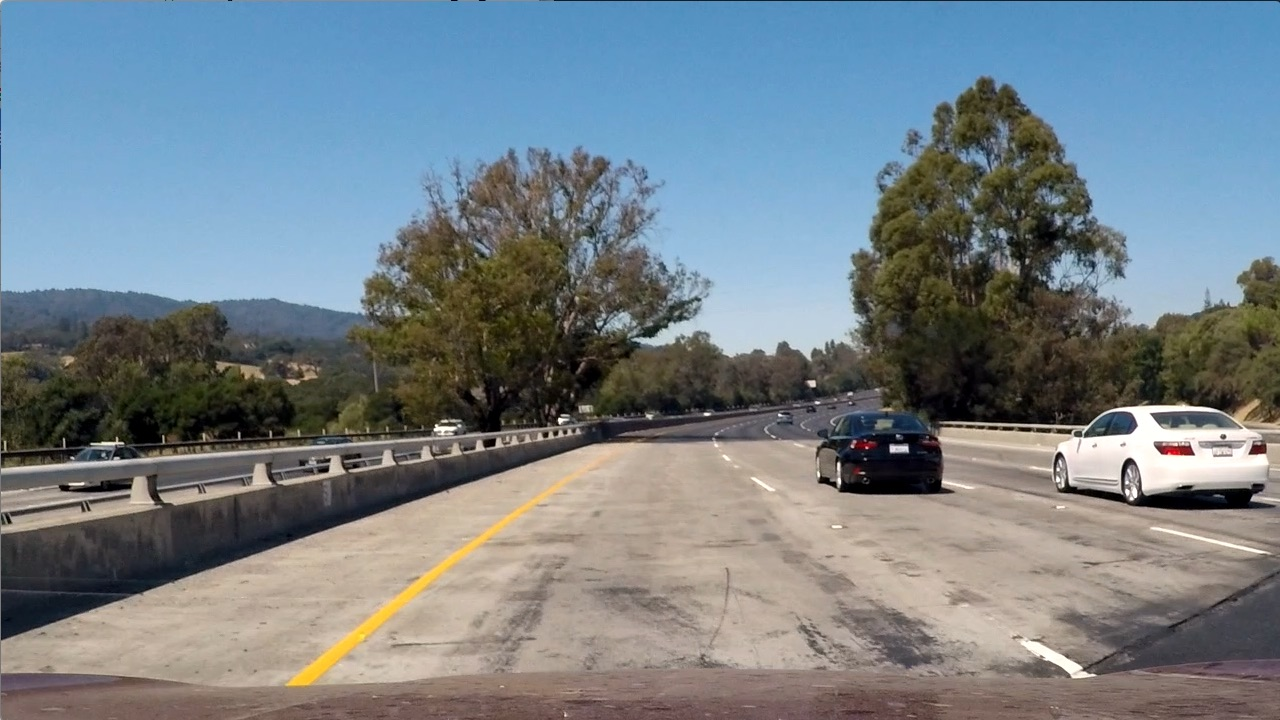
#> input picture CarND-Advanced-Lane-Lines/test_images/test1.jpg, 1280 x 720 px, given in place of image0019.png, which was not available
$ jupyter execute --allow-errors vehicle-detect-track.ipynb   (shell and % lines are left out)   (older library calls are emulated)   (text cells are left out)
#> lines starting #> are read from the running program, lines starting #| are printed output that depends on the picture; long printed decimals are rounded; pictures that were not available may be replaced by others from this repository, and a replacement may not be noted
### vehicle-detect-tracking/lane.py
import cv2
import os
import glob
import numpy as np
import pickle
import matplotlib.pyplot as plt
import matplotlib.image as mpimg

class Line():
    def __init__(self):
        # was the line detected in the last iteration?
        self.detected = False
        # x values of the last n fits of the line
        self.recent_xfitted = []
        #average x values of the fitted line over the last n iterations
        self.bestx = None
        #polynomial coefficients averaged over the last n iterations
        self.best_fit = None
        #polynomial coefficients for the most recent fit
        self.fit = [np.array([False])]
        #radius of curvature of the line in some units
        self.radius_of_curvature = None
        #distance in meters of vehicle center from the line
        self.line_base_pos = None
        #difference in fit coefficients between last and new fits
        self.diffs = np.array([0,0,0], dtype='float')
        #x values for detected line pixels
        self.allx = None
        #y values for detected line pixels
        self.ally = None

class Finder(object):
    def __init__(self, camera_calfile='camera_cal.p'):
        self.left_line=Line()
        self.right_line=Line()
        # load calibration file
        with open(camera_calfile, mode='rb') as f:
            camera_cal=pickle.load(f)
        self.mtx=camera_cal['mtx']
        self.dist=camera_cal['dist']

    # Use color transforms, gradients, etc., to create a thresholded binary image.
    # Colour transform
    # [368 lines left out: functions color_thresh, abs_sobel_thresh, mag_thresh, dir_threshold, detect_sobel_edges, region_masking and 7 more, not called in this run]

### vehicle-detect-tracking/vehicle-detect-track.ipynb
[cell 1]
import os
import glob
import cv2
import numpy as np
import time
import pickle

import matplotlib.pyplot as plt
import matplotlib.image as mpimg

from sklearn import svm, tree
from sklearn.model_selection import train_test_split
from sklearn.metrics import accuracy_score
from sklearn.utils import shuffle

from skimage.feature import hog
from mpl_toolkits.mplot3d import Axes3D
import pydotplus

from sklearn.decomposition import PCA
# Python module from advanced lane finding
import lane

[cell 2]
def read_image(path):
    img=cv2.imread(path)
#> img is the input picture: shape (720, 1280, 3); mean B, G, R 135.5, 128.7, 117.5
    return(cv2.cvtColor(img,cv2.COLOR_BGR2RGB))

def draw_boxes(img, bboxes, color=(255, 0, 0), thick=1):
    # Make a copy of the image
    imcopy = np.copy(img)
    # Iterate through the bounding boxes
    for bbox in bboxes:
        # Draw a rectangle given bbox coordinates
        cv2.rectangle(imcopy, bbox[0], bbox[1], color, thick)
    # Return the image copy with boxes drawn
    return imcopy

def draw_hog_block(img_path):

    img=read_image(img_path)
    gray=cv2.cvtColor(img,cv2.COLOR_RGB2GRAY)

    cell_per_block=1
    pix_per_cell=16
    orient=18
    block_per_row=64/pix_per_cell

    hog_features, hog_img = hog(gray, orientations=orient, pixels_per_cell=(pix_per_cell, pix_per_cell), cells_per_block=(cell_per_block, cell_per_block), visualise=True, feature_vector=True)
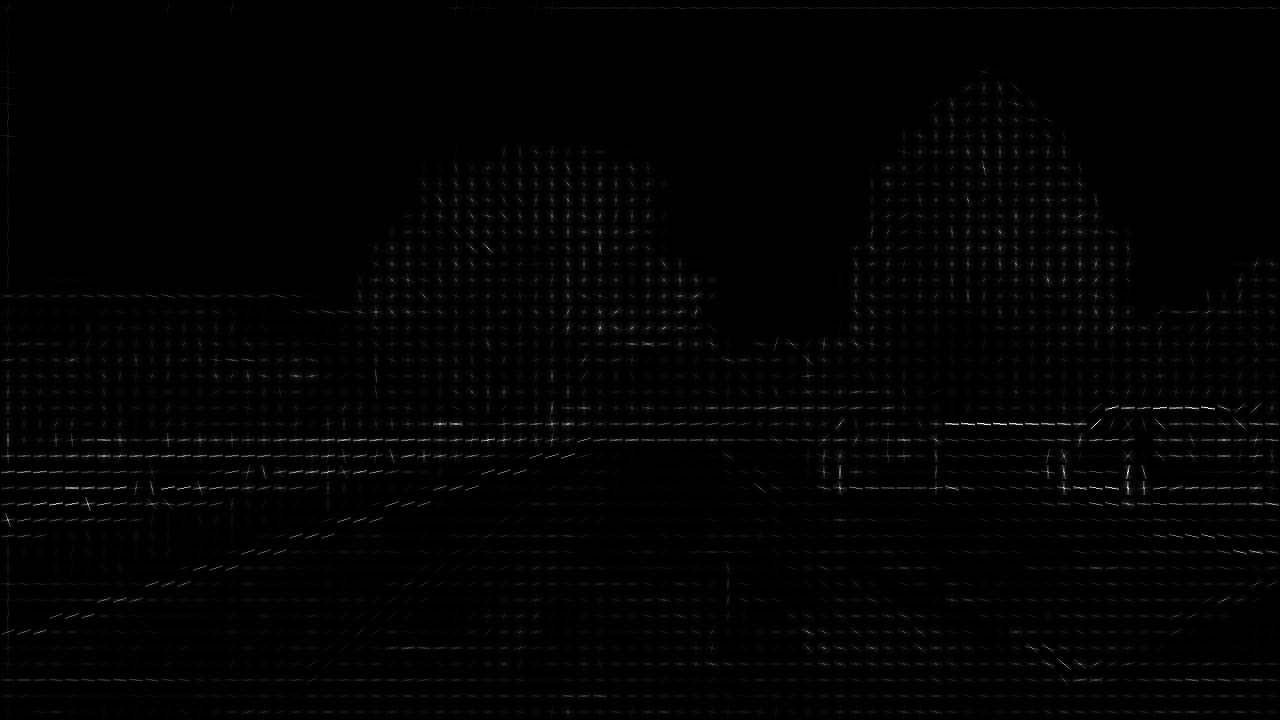
#> hog_img: shape (720, 1280) float64; min 0, max 50, mean 0.6; drawn with min black and max white
    #hog_features, hog_img = hog(gray, orientations=orient, pixels_per_cell=(pix_per_cell, pix_per_cell), cells_per_block=(cell_per_block, cell_per_block), visualise=True, feature_vector=False)
    print(min(hog_features), max(hog_features))
#| 0.0 0.9813
    #plt.plot(hog_features[5,7].ravel())
    #plt.show()

    hog_img=hog_img*255/np.max(hog_img)
    hog_img=cv2.cvtColor(hog_img.astype(np.uint8),cv2.COLOR_GRAY2BGR)
#> hog_img: shape (720, 1280, 3)


    for hog_feat_idx in [81]:
        block=(hog_feat_idx/orient)
        block_row=int((block/block_per_row))
        block_col=int(np.remainder(block,block_per_row))
        #print(block, block_row, block_col)
        top_left_corner=(block_col*pix_per_cell,block_row*pix_per_cell)
        bottom_right_corner=(top_left_corner[0]+pix_per_cell,top_left_corner[1]+pix_per_cell)
        #print(top_left_corner, bottom_right_corner)
        img=draw_boxes(img, [((top_left_corner), (bottom_right_corner))])
        hog_img=draw_boxes(hog_img, [((top_left_corner), (bottom_right_corner))])


    plt.subplot(121)
    plt.imshow(cv2.cvtColor(img,cv2.COLOR_BGR2RGB))

    plt.subplot(122)
    plt.imshow(hog_img, cmap='gray')
    plt.show()
#> figure, not shown here; B, G, R data is drawn as R, G, B

[cell 3]
img_path=os.getcwd()+'/datasets/vehicles/GTI_Left/image0019.png'
draw_hog_block(img_path)

img_path=os.getcwd()+'/datasets/non-vehicles/Extras/extra9.png'
draw_hog_block(img_path)
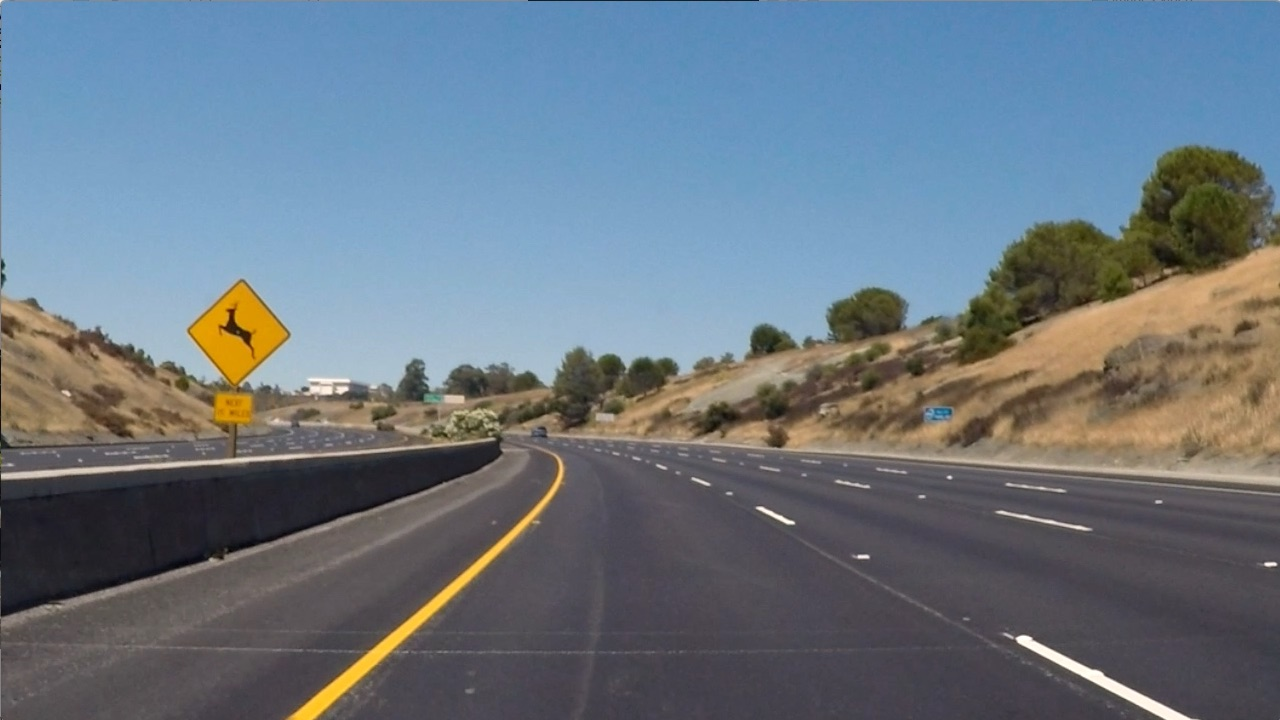
#> input picture CarND-Advanced-Lane-Lines/test_images/test2.jpg, 1280 x 720 px, given in place of extra9.png, which was not available
#> in read_image, img is the input picture: shape (720, 1280, 3); mean B, G, R 129.6, 118.8, 106.7
#> in draw_hog_block (call 2), `gray=cv2.cvtColor(img,cv2.COLOR_RGB2GRAY)`:
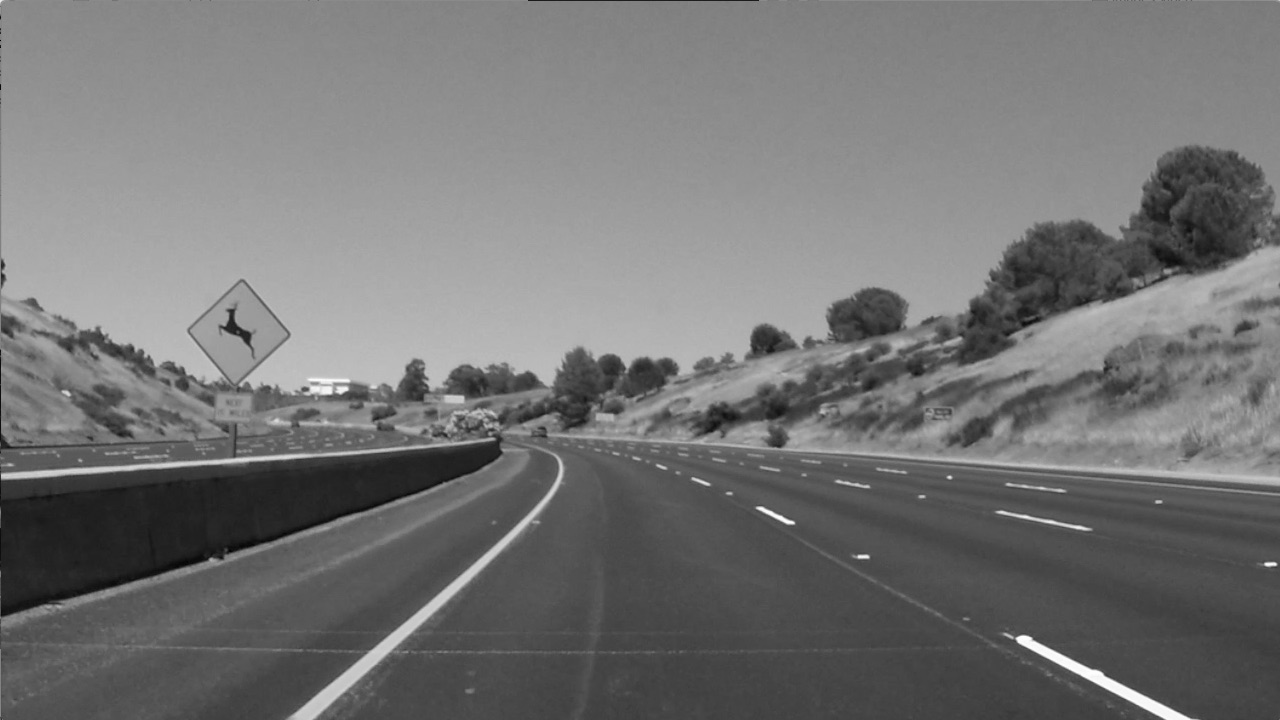
#> gray: shape (720, 1280); min 2, max 255, mean 116.4
#| 0.0 0.8094
#> in draw_hog_block (call 2), `plt.show()`:
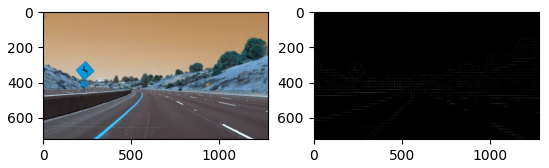
#> figure drawn by matplotlib, 2 panels; B, G, R data is drawn as R, G, B

[cell 4]
class BinaryClassifier(object):
    def __init__(self, positive_fpath=None, negative_fpath=None):

        self.classifier=None

        self.y=[]
        self.X=[]
        self.X_dim_reduced=[]    # after dimension reduction

        self.feature_dim = None
        self.dim_reducer = None

        self.pos_fpath=positive_fpath
        self.neg_fpath=negative_fpath

        self.hog_params=None
        self.color_params=None

        self.x_pos=[]
        self.x_neg=[]

        self.train_acc=0
        self.val_acc=0

    def read_image(self, path):
#> called with path = './datasets/non-vehicles/GTI/image1.png'
        img=cv2.imread(path)
        img=cv2.resize(img,(64,64))
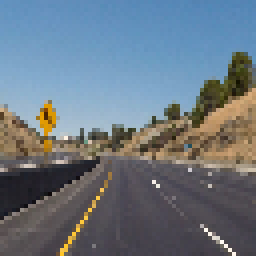
#> img: shape (64, 64, 3) (shown 4 times larger); mean B, G, R 129.5, 118.6, 106.4
        return(cv2.cvtColor(img,cv2.COLOR_BGR2RGB))
#> returned value: shape (64, 64, 3)

    def normalise(self, hist):
        # normalise histogram (0,1) to (-1,1)
        return (2*hist-1)

    # assume input is in RGB format
    def extract_low_features(self, img):
        hog_features=[]
        color_features=[]

        if self.hog_params is not None:

            pix_per_cell=self.hog_params['pixels_per_cell']
            cell_per_block=self.hog_params['cell_per_block']
            orient=self.hog_params['orient']

            gray=cv2.cvtColor(img,cv2.COLOR_RGB2GRAY)
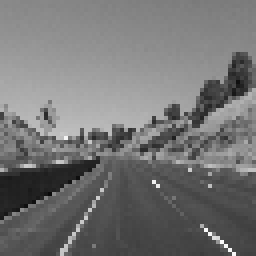
#> gray: shape (64, 64) (shown 4 times larger); min 10, max 251, mean 116.2

            hog_features = hog(gray, orientations=orient, pixels_per_cell=(pix_per_cell, pix_per_cell),
                               cells_per_block=(cell_per_block, cell_per_block),
                               transform_sqrt=False, visualise=False, feature_vector=True)
#> hog_features = 3528 values, max 0.385 at index 3449, min 0 at index 2, mean 0.0807

        if self.color_params is not None:
            color_space = self.color_params['color_space']
            nbins = self.color_params['nbins']
            bins_range = self.color_params['bins_range']
            spatial_size = self.color_params['spatial_size']

            if color_space != 'RGB':
                if color_space == 'HSV':
                    feature_image = cv2.cvtColor(img, cv2.COLOR_RGB2HSV)
                elif color_space == 'LUV':
                    feature_image = cv2.cvtColor(img, cv2.COLOR_RGB2LUV)
#> feature_image: shape (64, 64, 3); mean of channels 0, 1, 2 124.5, 92.8, 125
                elif color_space == 'HLS':
                    feature_image = cv2.cvtColor(img, cv2.COLOR_RGB2HLS)
                elif color_space == 'YUV':
                    feature_image = cv2.cvtColor(img, cv2.COLOR_RGB2YUV)
            else: feature_image = np.copy(img)

            # Compute the histogram of the RGB channels separately
            rhist = np.histogram(img[:,:,0], bins=nbins, range=bins_range, density=True)
            ghist = np.histogram(img[:,:,1], bins=nbins, range=bins_range, density=True)
            bhist = np.histogram(img[:,:,2], bins=nbins, range=bins_range, density=True)
            # Generating bin centers
            bin_edges = rhist[1]
#> bin_edges = 49 values from 0 to 256
            bin_centers = (bin_edges[1:]  + bin_edges[0:len(bin_edges)-1])/2
#> bin_centers = 48 values from 2.67 to 253.3
            # Concatenate the histograms into a single feature vector
            hist_features = np.concatenate((rhist[0], ghist[0], bhist[0]))
#> hist_features = 144 values, max 0.0203 at index 132, min 0 at index 0, mean 0.00391

            spatial_features = []
            if spatial_size is not None:
                # Use cv2.resize().ravel() to create the feature vector
                spatial_features = cv2.resize(feature_image, size).ravel()

            color_features=np.concatenate((spatial_features, hist_features))
#> color_features has the same summary as hist_features


        features=np.concatenate((hog_features, color_features))
#> features = 3672 values, max 0.385 at index 3449, min 0 at index 2, mean 0.0777

        # Normalise features
        features=self.normalise(features)
#> features = 3672 values, max -0.231 at index 3449, min -1 at index 2, mean -0.845

        return features

    def extract_features(self, hog_params, color_params):
        self.hog_params=hog_params
        self.color_params=color_params

        x_pos=[]

        for subdir in self.pos_fpath:
            for i, fname in enumerate(glob.iglob(subdir+'/*.png')):
                img=self.read_image(fname)
                x_pos.append(self.extract_low_features(img))

        x_neg =[]
        for subdir in self.neg_fpath:
            for i, fname in enumerate(glob.iglob(subdir+'/*.png')):
                img=self.read_image(fname)
                x_neg.append(self.extract_low_features(img))


        self.X=np.vstack((x_pos,x_neg)).astype(np.float64)
        self.X_dim_reduced=self.X.copy()

        self.y=np.hstack((np.ones([len(x_pos)], dtype=int),
                     np.zeros([len(x_neg)], dtype=int)))

        self.feature_dim=self.X.shape[1]

    def dimension_reduction(self, n_components):
        self.dim_reducer = PCA(n_components=int(n_components))

        self.dim_reducer.fit(self.X)
        self.X_dim_reduced=self.dim_reducer.transform(self.X)

    def fit(self, classifier='svm', test_size=0.0, num_samples=None):

        if classifier=='svm':
            self.classifier=svm.SVC(kernel='linear')
        elif classifier=='tree':
            self.classifier=tree.DecisionTreeClassifier()
        else:
            print('Invalid classifier')

        if num_samples is not None:
            X_mask, y_mask = shuffle(self.X_dim_reduced, self.y, n_samples=num_samples)
        else:
            X_mask=self.X_dim_reduced
            y_mask=self.y

        # Shuffle and split into training and test sets
        X_train, X_test, y_train, y_test = train_test_split(
            X_mask, y_mask, test_size=0.2)

        self.classifier.fit(X_train, y_train)

        y_pred=self.classifier.predict(X_train)
        self.train_acc=accuracy_score(y_train, y_pred)

        y_pred=self.classifier.predict(X_test)
        self.val_acc=accuracy_score(y_test, y_pred)

        print('Training accuray %.4f'%self.train_acc)
        print('Validation accuray %.4f'%self.val_acc)

        return self.train_acc, self.val_acc

    # predict single image
    def predict(self, img=None, path=None):
        if path is not None:
            img=self.read_image(path)
        else:
            img=cv2.resize(img,(64,64))

        features=self.extract_low_features(img)
        features=features.reshape((1,-1))
        if self.dim_reducer is not None:
            features=self.dim_reducer.transform(features)
        return self.classifier.predict(features)

[cell 5]
car_path=['./datasets/vehicles/KITTI_extracted',
          './datasets/vehicles/GTI_MiddleClose',
          './datasets/vehicles/GTI_Right',
          './datasets/vehicles/GTI_Left',
          './datasets/vehicles/GTI_Far'
         ]

non_car_path=['./datasets/non-vehicles/Extras',
              './datasets/non-vehicles/GTI',
              './datasets/non-vehicles/syc']

cls=BinaryClassifier(positive_fpath=car_path, negative_fpath=non_car_path)

hog_params = {'pixels_per_cell': 8, 'cell_per_block': 2, 'orient':9}
color_params = {'color_space':'LUV', 'nbins':32, 'bins_range':(0,256), 'spatial_size':None}

cls.extract_features(hog_params=hog_params, color_params=color_params)
#> (the rest of this cell did not finish here and is left out)

[cell 6]
# Hog only
hog_params = {'pixels_per_cell': 8, 'cell_per_block': 2, 'orient':9}
print(hog_params)
cls.extract_features(hog_params=hog_params, color_params=None)
#> (the rest of this cell did not finish here and is left out)

[cell 7]
hog_params = {'pixels_per_cell': 8, 'cell_per_block': 2, 'orient':18}
color_params = {'color_space':'LUV', 'nbins':48, 'bins_range':(0,256), 'spatial_size':None}
cls.extract_features(hog_params=hog_params, color_params=color_params)
#> (the rest of this cell did not finish here and is left out)

#> (a cell that did not finish here is left out)

[cell 9]
if cls.val_acc>0.97:
    with open('car_classifier.pkl', 'wb') as fid:
        pickle.dump(cls, fid)

[cell 10]
img_path='./datasets/non-vehicles/GTI/image1.png'
#img_path='./datasets/vehicles/KITTI_extracted/1.png'
#> (the rest of this cell did not finish here and is left out)

[cell 11]
tree_cls=BinaryClassifier(positive_fpath=car_path, negative_fpath=non_car_path)

hog_params = {'pixels_per_cell': 8, 'cell_per_block': 2, 'orient':9}
#color_params = {'color_space':'LUV', 'nbins':32, 'bins_range':(0,256), 'spatial_size':None}

tree_cls.extract_features(hog_params=hog_params, color_params=None)
#> (the rest of this cell did not finish here and is left out)


tree.export_graphviz(clf, out_file='tree.dot')

#> (a cell that did not finish here is left out)

[cell 13]
class CarDetector(object):
    def __init__(self, clf):
        self.detected_cars=[]
#> self.detected_cars = []
        self.observed_boxes=[]
        self.multiscale_windows=[[(80,80),(30,30),(400,560)],
                                 [(100,100),(50,50),(400,550)],
                                 [(180,180),(50,50),(400,660)]]
        self.classifier=clf
        self.lane_finder=lane.Finder()

    # [180 lines left out: functions sliding_window_row, detect_car, extract_windowed_image, calc_overlap, clean_up_boxes, pipeline, not called in this run]

#> (the rest of this cell did not finish here and is left out)

#> (a cell that did not finish here is left out)

[cell 15]
img=read_image('test3.jpg')
#> call 3 of read_image, with path = 'test3.jpg'
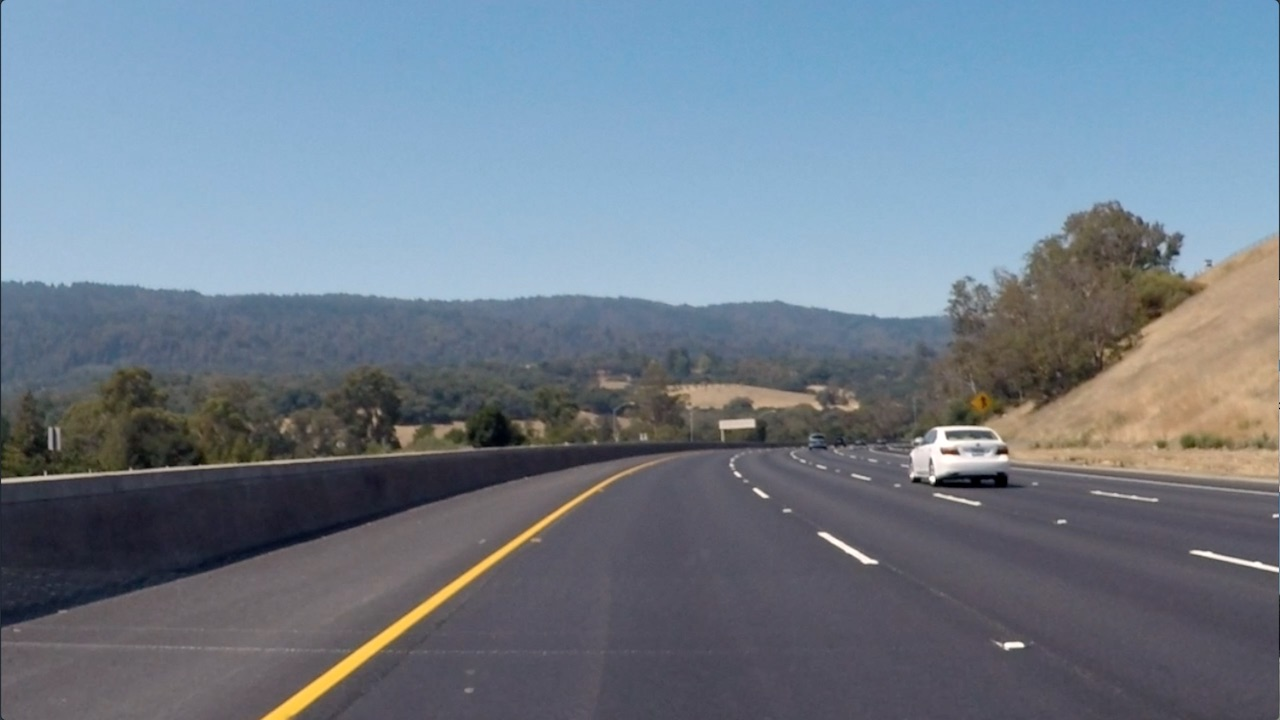
#> input picture CarND-Advanced-Lane-Lines/test_images/test3.jpg, 1280 x 720 px, found by its file name
#> in read_image, img is the input picture: shape (720, 1280, 3); mean B, G, R 138.7, 125, 112.1
